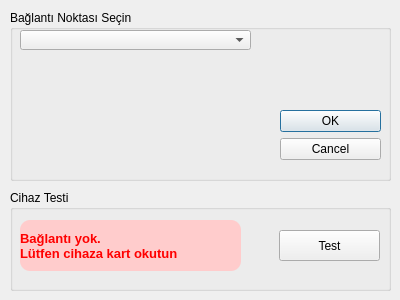
<?xml version="1.0" encoding="UTF-8"?>
<ui version="4.0">
 <class>CihazTest</class>
 <widget class="QDialog" name="CihazTest">
  <property name="geometry">
   <rect>
    <x>0</x>
    <y>0</y>
    <width>400</width>
    <height>300</height>
   </rect>
  </property>
  <property name="windowTitle">
   <string>Cihaz Bağlantı Penceresi</string>
  </property>
  <property name="windowIcon">
   <iconset resource="../icons/icons.qrc">
    <normaloff>:/icons/cihaz_test.png</normaloff>:/icons/cihaz_test.png</iconset>
  </property>
  <widget class="QGroupBox" name="groupBox_test">
   <property name="geometry">
    <rect>
     <x>10</x>
     <y>190</y>
     <width>381</width>
     <height>101</height>
    </rect>
   </property>
   <property name="title">
    <string>Cihaz Testi</string>
   </property>
   <widget class="QLabel" name="label_cihaz">
    <property name="geometry">
     <rect>
      <x>10</x>
      <y>30</y>
      <width>221</width>
      <height>51</height>
     </rect>
    </property>
    <property name="font">
     <font>
      <pointsize>10</pointsize>
      <weight>75</weight>
      <bold>true</bold>
     </font>
    </property>
    <property name="styleSheet">
     <string notr="true">background : #fcc;
color : red;
border-radius : 10px;</string>
    </property>
    <property name="frameShape">
     <enum>QFrame::NoFrame</enum>
    </property>
    <property name="frameShadow">
     <enum>QFrame::Plain</enum>
    </property>
    <property name="text">
     <string>Bağlantı yok.
Lütfen cihaza kart okutun </string>
    </property>
    <property name="textFormat">
     <enum>Qt::AutoText</enum>
    </property>
    <property name="margin">
     <number>9</number>
    </property>
    <property name="indent">
     <number>0</number>
    </property>
    <property name="textInteractionFlags">
     <set>Qt::LinksAccessibleByMouse</set>
    </property>
   </widget>
   <widget class="QPushButton" name="pushButton_test">
    <property name="geometry">
     <rect>
      <x>269</x>
      <y>40</y>
      <width>101</width>
      <height>31</height>
     </rect>
    </property>
    <property name="text">
     <string>Test</string>
    </property>
   </widget>
  </widget>
  <widget class="QGroupBox" name="groupBox_comport">
   <property name="geometry">
    <rect>
     <x>10</x>
     <y>10</y>
     <width>381</width>
     <height>171</height>
    </rect>
   </property>
   <property name="styleSheet">
    <string notr="true"/>
   </property>
   <property name="title">
    <string>Bağlantı Noktası Seçin</string>
   </property>
   <widget class="QComboBox" name="comboBox_cihaz">
    <property name="geometry">
     <rect>
      <x>10</x>
      <y>20</y>
      <width>231</width>
      <height>20</height>
     </rect>
    </property>
   </widget>
   <widget class="QDialogButtonBox" name="buttonBox_cihaz">
    <property name="geometry">
     <rect>
      <x>270</x>
      <y>100</y>
      <width>101</width>
      <height>71</height>
     </rect>
    </property>
    <property name="orientation">
     <enum>Qt::Vertical</enum>
    </property>
    <property name="standardButtons">
     <set>QDialogButtonBox::Cancel|QDialogButtonBox::Ok</set>
    </property>
   </widget>
  </widget>
 </widget>
 <resources>
  <include location="../icons/icons.qrc"/>
 </resources>
 <connections>
  <connection>
   <sender>buttonBox_cihaz</sender>
   <signal>accepted()</signal>
   <receiver>CihazTest</receiver>
   <slot>accept()</slot>
   <hints>
    <hint type="sourcelabel">
     <x>248</x>
     <y>254</y>
    </hint>
    <hint type="destinationlabel">
     <x>157</x>
     <y>274</y>
    </hint>
   </hints>
  </connection>
  <connection>
   <sender>buttonBox_cihaz</sender>
   <signal>rejected()</signal>
   <receiver>CihazTest</receiver>
   <slot>reject()</slot>
   <hints>
    <hint type="sourcelabel">
     <x>316</x>
     <y>260</y>
    </hint>
    <hint type="destinationlabel">
     <x>286</x>
     <y>274</y>
    </hint>
   </hints>
  </connection>
 </connections>
</ui>
